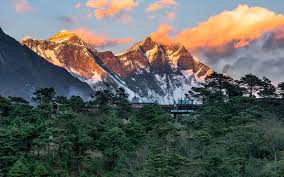
#> input picture Practice 5/mountain.jpg, 284 x 177 px
$ jupyter execute --allow-errors 'Practice 5.ipynb'   (older library calls are emulated)
#> lines starting #> are read from the running program, lines starting #| are printed output that depends on the picture; after the words box and inside, x2 and y2 are one past the last pixel; in counts of white or black regions, pixels touching at a corner belong together
[cell 1]
import scipy as sp

[cell 2]
import numpy as np

[cell 3]
import matplotlib.pyplot as plt

[cell 4]
im = plt.imread("mountain.jpg")
#> im is the input picture: shape (177, 284, 3); mean R, G, B 97.1, 99, 94.3

[cell 5]
type(im)

[cell 6]
im.shape
#> Out = (177, 284, 3)

[cell 7]
plt.imshow(im)
plt.show()

[cell 8]
im_gray = im.mean(axis = 2)
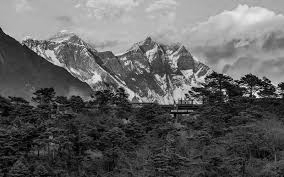
#> im_gray: shape (177, 284) float64; min 0.667, max 247, mean 96.8

[cell 9]
plt.imshow(im_gray, cmap = "gray")
plt.colorbar()
plt.show()

[cell 10]
im_gray.shape
#> Out = (177, 284)

[cell 11]
im2 = im_gray.copy()
im2[0:50, :] = 0
plt.imshow(im2, cmap = "gray")
plt.colorbar()
plt.show()

[cell 12]
lx, ly = im_gray.shape
#> lx = 177; ly = 284
X, Y = np.ogrid[0:lx, 0:ly]
#> X = 177 values from 0 to 176
print(X.shape, Y.shape)
#| (177, 1) (1, 284)

[cell 13]
mask = ((X - lx/2)**2 + (Y - ly/2)**2 > 50**2)

[cell 14]
def plot(im):
    plt.imshow(im, cmap = "gray")
    plt.show()

[cell 15]
im2 = im_gray.copy()
im2[mask] = 0
plot(im2)

[cell 16]
plt.hist(im_gray.ravel(), bins = 255)
plt.show()
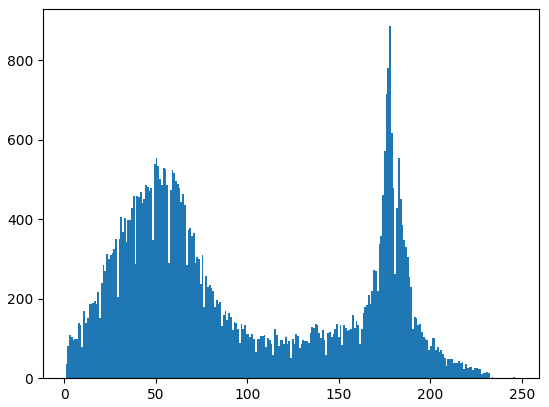
#> figure drawn by matplotlib, 1 panel; tallest bar 886 high, from x = 177.4 to 178.4

[cell 17]
im2.shape
#> Out = (177, 284)

[cell 18]
theta = 125
im2 = im_gray.copy()
im2[im2<theta] = 0
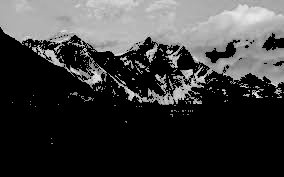
#> im2: shape (177, 284) float64; min 0, max 247, mean 61
plot(im2)

#> (a cell that did not finish here is left out)

[cell 20]
from scipy import interpolate

[cell 21]
from scipy import ndimage

[cell 22]
def mapping(coord):
#> called with coord = (0, 0)
    x = coord[0]/lx
#> x = 0
    y = coord[1]/ly
#> y = 0
    return (lx*(np.sqrt(x**2 + y**2)/2), ly*(x*y))

[cell 23]
im2 = ndimage.geometric_transform(im_gray, mapping, order = 3)
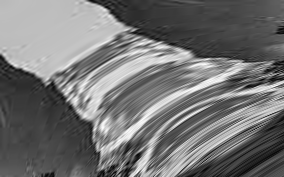
#> im2: shape (177, 284) float64; min -5.13, max 237.5, mean 105.4; drawn with min black and max white
plot(im2)

[cell 24]
im2 = ndimage.gaussian_filter(im_gray, sigma = 2)
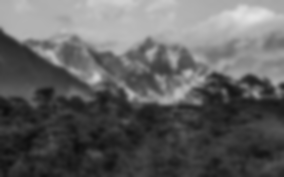
#> im2: shape (177, 284) float64; min 14.35, max 228.2, mean 96.8
plot(im2)

[cell 25]
from scipy import fftpack

[cell 26]
F_im = fftpack.fft2(im_gray)

[cell 27]
x = np.array([1+2j, 3+1j])

[cell 28]
x.real

[cell 29]
x.imag

[cell 30]
np.abs(x)

[cell 31]
np.angle(x)

[cell 32]
np.conj(x)

[cell 33]
F_shiffted = fftpack.fftshift(F_im)

[cell 34]
F_ampl = np.abs(F_shiffted)
F_phase = np.angle(F_shiffted)
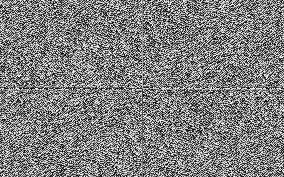
#> F_phase: shape (177, 284) float64; min -3.14, max 3.14, mean 2.83e-19; drawn with min black and max white

[cell 35]
plt.figure()

plt.subplot(1, 2, 1)
plt.imshow(np.log(np.log(1 + F_ampl)), cmap = "gray")

plt.subplot(1, 2, 2)
plt.imshow(F_phase)

plt.show()
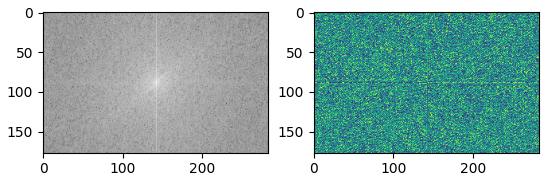
#> figure drawn by matplotlib, 2 panels

[cell 36]
F_inv = fftpack.ifft2(F_im)
plot(np.abs(F_inv))
#> in plot (call 5), `plt.show()`:
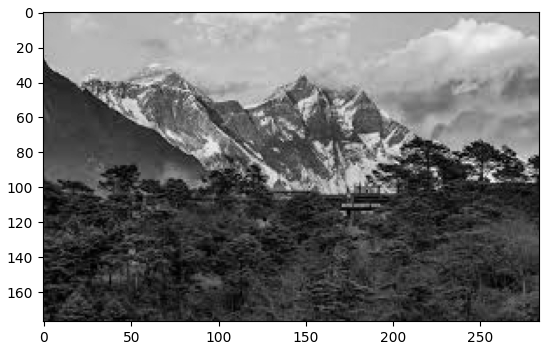
#> figure drawn by matplotlib, 1 panel

[cell 37]
kernel = np.ones((5, 5))/25
im_blur = ndimage.convolve(im_gray, kernel)
plot(im_blur)

[cell 38]
kernel_padded = np.pad(kernel, [[0, lx - 5], [0, ly - 5]], mode = "constant")

[cell 39]
kernel_padded.shape
#> Out = (177, 284)

[cell 40]
F_kernel = fftpack.fft2(kernel_padded)
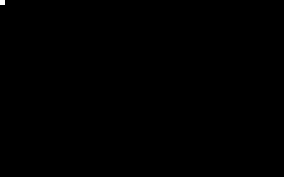
#> kernel_padded: shape (177, 284) float64; values 0 (black) and 0.04 (white), 0.05% white; 1 white region, box (x1, y1, x2, y2) and area: (0, 0, 5, 5) 25
F_blur = fftpack.fft2(im_blur)

[cell 41]
F_blur.shape

[cell 42]
K = 1e-3
F_restored = F_blur * (np.conj(F_kernel) / (np.square(np.abs(F_kernel))+K))
im_restored = np.abs(fftpack.ifft2(F_restored))
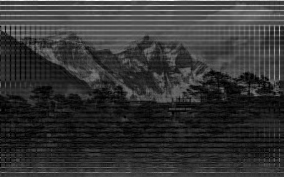
#> im_restored: shape (177, 284) float64; min 0.0124, max 500.3, mean 104.3; drawn with min black and max white
plot(im_restored)
